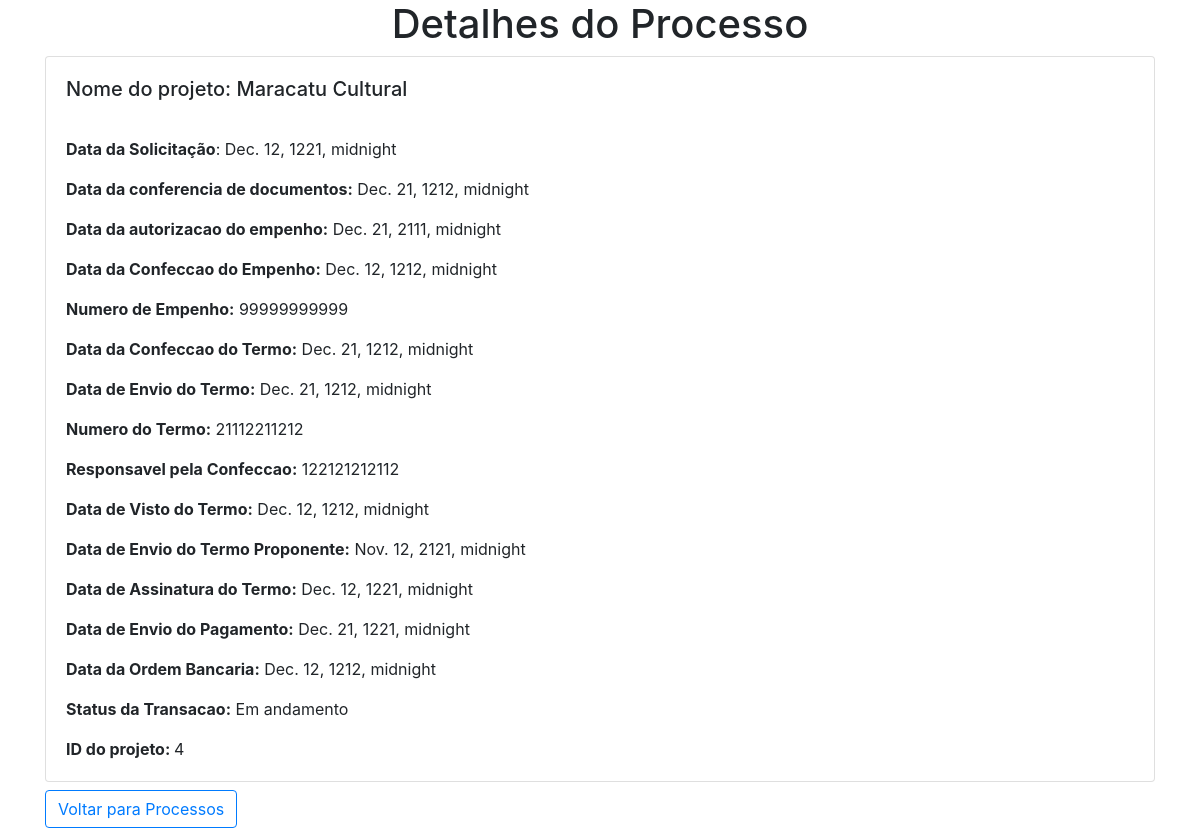
Screenshot of /view_processo/3/ (signed in) with the database file from the repository.
### app/models.py (models this page shows, shortened)
class Processo(models.Model):
    data_solicitacao = models.DateTimeField()
    data_conferencia_documentos = models.DateTimeField()
    data_autorizacao_empenho = models.DateTimeField()
    data_confeccao_empenho = models.DateTimeField()
    numero_empenho = models.CharField(max_length=30)
    data_confeccao_termo = models.DateTimeField()
    data_envio_termo = models.DateTimeField()
    numero_termo = models.CharField(max_length=30)
    responsavel_confeccao = models.CharField(max_length=100)
    data_visto_termo = models.DateTimeField()
    data_envio_term_proponente = models.DateTimeField()
    data_assinatura_termo = models.DateTimeField()
    data_envio_pagamento = models.DateTimeField()
    data_ordem_bancaria = models.DateTimeField()
    status_transacao = models.CharField(max_length=100)
    projeto = models.ForeignKey(Projeto, on_delete=models.CASCADE)

class Projeto(models.Model):
    numero_projeto = models.CharField(max_length=30)
    numero_sei = models.CharField(max_length=21)
    numero_parcela = models.CharField(max_length=20)
    valor_solicitado = models.FloatField()
    titulo_projeto = models.CharField(max_length=100)
    status_transacao = models.CharField(max_length=100)
    transacao = models.ForeignKey(Transacao, on_delete=models.CASCADE)
    def __str__(self):
        return self.titulo_projeto

### app/views.py (the view)
# urls.py: path("view_processo/<int:processo_id>/", view_processo, name="view_processo"),
@login_required
def view_processo(request, processo_id):
    processo = get_object_or_404(Processo, pk=processo_id)
    return render(request, 'view_processo.html', {'processo': processo})

### app/templates/view_processo.html (shortened to what this page needs)
<!DOCTYPE html>
<html lang="en">
<head>
    <link rel="stylesheet" href="https://stackpath.bootstrapcdn.com/bootstrap/4.1.3/css/bootstrap.min.css">
</head>
<body>
    <div class="container">
        <h1 class="text-center">Detalhes do Processo</h1>
        <div class="card">
            <div class="card-body">
                <h5 class="card-title">Nome do projeto: {{ processo.projeto }}</h5> <br>
                <p class="card-text"><strong>Data da Solicitação</strong>: {{ processo.data_solicitacao }}</p>
                <p class="card-text"><strong>Data da conferencia de documentos:</strong> {{ processo.data_conferencia_documentos }}</p>
                <p class="card-text"><strong>Data da autorizacao do empenho:</strong> {{ processo.data_autorizacao_empenho }}</p>
                <p class="card-text"><strong>Data da Confeccao do Empenho:</strong> {{ processo.data_confeccao_empenho }}</p>
                <p class="card-text"><strong>Numero de Empenho:</strong> {{ processo.numero_empenho }}</p>
                <p class="card-text"><strong>Data da Confeccao do Termo:</strong> {{ processo.data_confeccao_termo }}</p>
                <p class="card-text"><strong>Data de Envio do Termo:</strong> {{ processo.data_envio_termo }}</p>
                <p class="card-text"><strong>Numero do Termo:</strong> {{ processo.numero_termo }}</p>
                <p class="card-text"><strong>Responsavel pela Confeccao:</strong> {{ processo.responsavel_confeccao }}</p>
                <p class="card-text"><strong>Data de Visto do Termo:</strong> {{ processo.data_visto_termo }}</p>
                <p class="card-text"><strong>Data de Envio do Termo Proponente:</strong> {{ processo.data_envio_term_proponente }}</p>
                <p class="card-text"><strong>Data de Assinatura do Termo:</strong> {{ processo.data_assinatura_termo }}</p>
                <p class="card-text"><strong>Data de Envio do Pagamento:</strong> {{ processo.data_envio_pagamento }}</p>
                <p class="card-text"><strong>Data da Ordem Bancaria:</strong> {{ processo.data_ordem_bancaria }}</p>
                <p class="card-text"><strong>Status da Transacao:</strong> {{ processo.status_transacao }}</p>
                <p class="card-text"><strong>ID do projeto: </strong> {{ processo.projeto.id }}</p>
            </div>
        </div>
        <a href="{% url 'processo_html' %}" class="btn btn-outline-primary mt-2">
             Voltar para Processos
        </a>
    </div>
</body>
</html>

### rows the page displays
Processo: projeto "Maracatu Cultural", data_solicitacao "Dec. 12, 1221, midnight", data_conferencia_documentos "Dec. 21, 1212, midnight", data_autorizacao_empenho "Dec. 21, 2111, midnight", data_confeccao_empenho "Dec. 12, 1212, midnight", numero_empenho "99999999999", data_confeccao_termo "Dec. 21, 1212, midnight", data_envio_termo "Dec. 21, 1212, midnight", numero_termo "21112211212", responsavel_confeccao "122121212112", data_visto_termo "Dec. 12, 1212, midnight", data_envio_term_proponente "Nov. 12, 2121, midnight", data_assinatura_termo "Dec. 12, 1221, midnight", data_envio_pagamento "Dec. 21, 1221, midnight", data_ordem_bancaria "Dec. 12, 1212, midnight", status_transacao "Em andamento", projeto.id "4"
